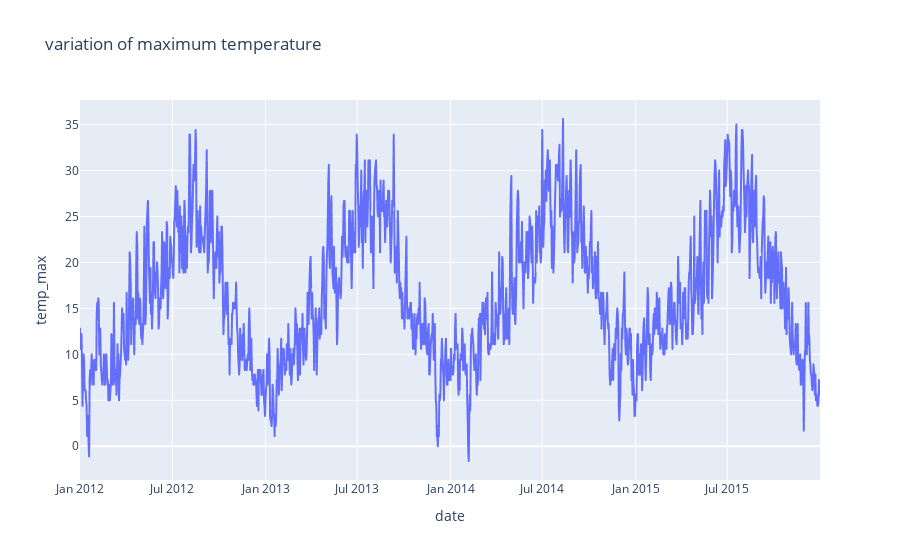

Here is the notebook cell this chart was saved with:
### Code cell
# maxmum temperature: data_frame = 'data' used to specifie data to be plotted
px.line(data_frame =data,x ='date',y='temp_max',title='variation of maximum temperature')

### Figure 1 — Plotly figure (JSON) as saved in the notebook; plotly's stock layout.template omitted (floating-point values rounded to 4 significant figures; data arrays with more than 128 entries replaced by an {"elided": "..."} marker saying what was removed)
{"data": [{"hovertemplate": "date=%{x}<br>temp_max=%{y}<extra></extra>", "legendgroup": "", "line": {"color": "#636efa", "dash": "solid"}, "marker": {"symbol": "circle"}, "mode": "lines", "name": "", "showlegend": false, "type": "scattergl", "x": {"elided": "1461 str values"}, "xaxis": "x", "y": {"elided": "1461 float values"}, "yaxis": "y"}], "layout": {"autosize": true, "legend": {"tracegroupgap": 0}, "title": {"text": "variation of maximum temperature"}, "xaxis": {"anchor": "y", "autorange": true, "domain": [0, 1], "range": ["2012-01-01", "2015-12-31"], "title": {"text": "date"}, "type": "date"}, "yaxis": {"anchor": "x", "autorange": true, "domain": [0, 1], "range": [-3.667, 37.67], "title": {"text": "temp_max"}, "type": "linear"}}}
